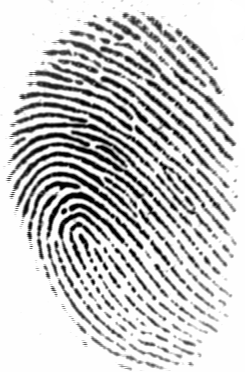
#> input picture Images/finger.tif, 245 x 372 px; the run also reads 1 picture not shown here
$ python Biometric.py
#> lines starting #> are read from the running program, lines starting #| are printed output that depends on the picture
import cv2
import numpy as np
import os

test_original = cv2.imread("Images/finger.tif")
#> test_original is the input picture: shape (372, 245, 3); min 1, max 255, mean 201.2
cv2.imshow("Original", cv2.resize(test_original, None, fx=1, fy=1))
cv2.waitKey()
cv2.destroyAllWindows()

for file in [file for file in os.listdir("database")]:
    fingerprint_database_image = cv2.imread("./database/" + file)

    sift = cv2.xfeatures2d.SIFT_create()

    keypoints_1, descriptors_1 = sift.detectAndCompute(test_original, None)
#> keypoints_1 = 1574 keypoints; strongest (x, y, size): (64, 211, 3.3), (95, 268, 2.9), (100, 276, 2.8), (117, 250, 3.2)
    keypoints_2, descriptors_2 = sift.detectAndCompute(fingerprint_database_image, None)
#> keypoints_2 has the same summary as keypoints_1

    matches = cv2.FlannBasedMatcher(dict(algorithm=1, trees=10),
                                    dict()).knnMatch(descriptors_1, descriptors_2, k=2)
#> matches = 1574 matches

    match_points = []

    for p, q in matches:
        if p.distance < 0.1 * q.distance:
            match_points.append(p)
#> after the loop, match_points = 1574 matches

    keypoints = 0
    if len(keypoints_1) <= len(keypoints_2):
        keypoints = len(keypoints_1)
#> keypoints = 1574
    else:
        keypoints = len(keypoints_2)

    if (len(match_points) / keypoints) > 0.95:
        print("% match: ", len(match_points) / keypoints * 100)
#| % match:  100.0
        print("Figerprint ID: " + str(file))
        result = cv2.drawMatches(test_original, keypoints_1, fingerprint_database_image,
                                 keypoints_2, match_points, None)
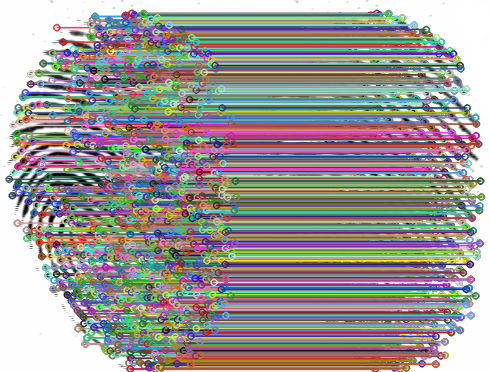
#> result: shape (372, 490, 3); mean B, G, R 151.6, 152.1, 156.1
        result = cv2.resize(result, None, fx=2.5, fy=2.5)
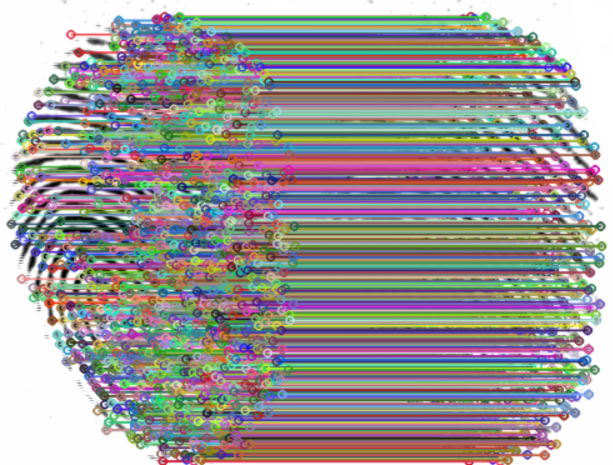
#> result: shape (930, 1225, 3) (shown at 1/2 size); mean B, G, R 151.5, 152, 156
    cv2.imshow("result", result)
    cv2.waitKey(0)
    cv2.destroyAllWindows()
    break;
